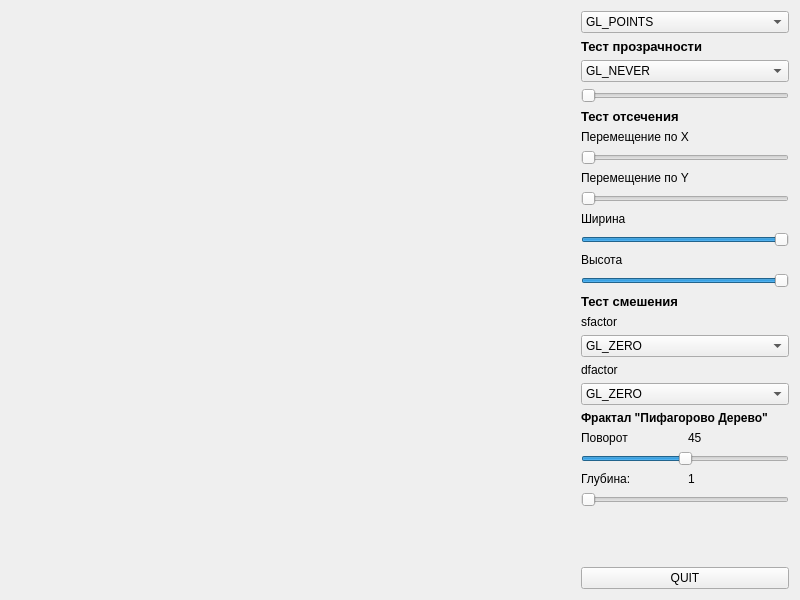
<?xml version="1.0" encoding="UTF-8"?>
<ui version="4.0">
 <class>MainWindow</class>
 <widget class="QMainWindow" name="MainWindow">
  <property name="windowModality">
   <enum>Qt::ApplicationModal</enum>
  </property>
  <property name="geometry">
   <rect>
    <x>0</x>
    <y>0</y>
    <width>800</width>
    <height>600</height>
   </rect>
  </property>
  <property name="windowTitle">
   <string>MainWindow</string>
  </property>
  <property name="styleSheet">
   <string notr="true"/>
  </property>
  <widget class="QWidget" name="centralWidget">
   <layout class="QHBoxLayout" name="horizontalLayout">
    <item>
     <widget class="GLWidget" name="widget" native="true">
      <property name="sizePolicy">
       <sizepolicy hsizetype="Expanding" vsizetype="Expanding">
        <horstretch>0</horstretch>
        <verstretch>0</verstretch>
       </sizepolicy>
      </property>
     </widget>
    </item>
    <item>
     <layout class="QVBoxLayout" name="verticalLayout">
      <item>
       <widget class="QComboBox" name="primitives">
        <property name="sizePolicy">
         <sizepolicy hsizetype="Preferred" vsizetype="Fixed">
          <horstretch>0</horstretch>
          <verstretch>0</verstretch>
         </sizepolicy>
        </property>
        <property name="styleSheet">
         <string notr="true"/>
        </property>
        <property name="currentText">
         <string>GL_POINTS</string>
        </property>
        <item>
         <property name="text">
          <string>GL_POINTS</string>
         </property>
        </item>
        <item>
         <property name="text">
          <string>GL_LINES</string>
         </property>
        </item>
        <item>
         <property name="text">
          <string>GL_LINE_STRIP</string>
         </property>
        </item>
        <item>
         <property name="text">
          <string>GL_LINE_LOOP</string>
         </property>
        </item>
        <item>
         <property name="text">
          <string>GL_TRIANGLES</string>
         </property>
        </item>
        <item>
         <property name="text">
          <string>GL_TRIANGLE_STRIP</string>
         </property>
        </item>
        <item>
         <property name="text">
          <string>GL_TRIANGLE_FAN</string>
         </property>
        </item>
        <item>
         <property name="text">
          <string>GL_QUADS</string>
         </property>
        </item>
        <item>
         <property name="text">
          <string>GL_QUAD_STRIP</string>
         </property>
        </item>
        <item>
         <property name="text">
          <string>GL_POLYGON</string>
         </property>
        </item>
        <item>
         <property name="text">
          <string>FRACTAL</string>
         </property>
        </item>
       </widget>
      </item>
      <item>
       <widget class="QLabel" name="label">
        <property name="font">
         <font>
          <pointsize>10</pointsize>
          <weight>75</weight>
          <bold>true</bold>
         </font>
        </property>
        <property name="text">
         <string>Тест прозрачности</string>
        </property>
       </widget>
      </item>
      <item>
       <widget class="QComboBox" name="alphaBox">
        <item>
         <property name="text">
          <string>GL_NEVER</string>
         </property>
        </item>
        <item>
         <property name="text">
          <string>GL_LESS</string>
         </property>
        </item>
        <item>
         <property name="text">
          <string>GL_EQUAL</string>
         </property>
        </item>
        <item>
         <property name="text">
          <string>GL_LEQUAL</string>
         </property>
        </item>
        <item>
         <property name="text">
          <string>GL_GREATER</string>
         </property>
        </item>
        <item>
         <property name="text">
          <string>GL_NOTEQUAL</string>
         </property>
        </item>
        <item>
         <property name="text">
          <string>GL_GEQUAL</string>
         </property>
        </item>
        <item>
         <property name="text">
          <string>GL_ALWAYS</string>
         </property>
        </item>
       </widget>
      </item>
      <item>
       <widget class="QSlider" name="refSlider">
        <property name="enabled">
         <bool>true</bool>
        </property>
        <property name="sizePolicy">
         <sizepolicy hsizetype="Preferred" vsizetype="Fixed">
          <horstretch>0</horstretch>
          <verstretch>0</verstretch>
         </sizepolicy>
        </property>
        <property name="baseSize">
         <size>
          <width>0</width>
          <height>0</height>
         </size>
        </property>
        <property name="minimum">
         <number>0</number>
        </property>
        <property name="maximum">
         <number>99</number>
        </property>
        <property name="orientation">
         <enum>Qt::Horizontal</enum>
        </property>
       </widget>
      </item>
      <item>
       <widget class="QLabel" name="label_2">
        <property name="font">
         <font>
          <pointsize>10</pointsize>
          <weight>75</weight>
          <bold>true</bold>
         </font>
        </property>
        <property name="layoutDirection">
         <enum>Qt::LeftToRight</enum>
        </property>
        <property name="text">
         <string>Тест отсечения</string>
        </property>
       </widget>
      </item>
      <item>
       <widget class="QLabel" name="label_3">
        <property name="text">
         <string>Перемещение по X</string>
        </property>
       </widget>
      </item>
      <item>
       <widget class="QSlider" name="horMove">
        <property name="sizePolicy">
         <sizepolicy hsizetype="Preferred" vsizetype="Fixed">
          <horstretch>0</horstretch>
          <verstretch>0</verstretch>
         </sizepolicy>
        </property>
        <property name="orientation">
         <enum>Qt::Horizontal</enum>
        </property>
       </widget>
      </item>
      <item>
       <widget class="QLabel" name="label_4">
        <property name="text">
         <string>Перемещение по Y</string>
        </property>
       </widget>
      </item>
      <item>
       <widget class="QSlider" name="verMove">
        <property name="sizePolicy">
         <sizepolicy hsizetype="Preferred" vsizetype="Fixed">
          <horstretch>0</horstretch>
          <verstretch>0</verstretch>
         </sizepolicy>
        </property>
        <property name="orientation">
         <enum>Qt::Horizontal</enum>
        </property>
       </widget>
      </item>
      <item>
       <widget class="QLabel" name="label_5">
        <property name="text">
         <string>Ширина</string>
        </property>
       </widget>
      </item>
      <item>
       <widget class="QSlider" name="wSlider">
        <property name="sizePolicy">
         <sizepolicy hsizetype="Preferred" vsizetype="Fixed">
          <horstretch>0</horstretch>
          <verstretch>0</verstretch>
         </sizepolicy>
        </property>
        <property name="baseSize">
         <size>
          <width>0</width>
          <height>0</height>
         </size>
        </property>
        <property name="value">
         <number>99</number>
        </property>
        <property name="orientation">
         <enum>Qt::Horizontal</enum>
        </property>
       </widget>
      </item>
      <item>
       <widget class="QLabel" name="label_6">
        <property name="text">
         <string>Высота</string>
        </property>
       </widget>
      </item>
      <item>
       <widget class="QSlider" name="hSlider">
        <property name="sizePolicy">
         <sizepolicy hsizetype="Preferred" vsizetype="Fixed">
          <horstretch>0</horstretch>
          <verstretch>0</verstretch>
         </sizepolicy>
        </property>
        <property name="value">
         <number>99</number>
        </property>
        <property name="orientation">
         <enum>Qt::Horizontal</enum>
        </property>
       </widget>
      </item>
      <item>
       <widget class="QLabel" name="label_7">
        <property name="font">
         <font>
          <pointsize>10</pointsize>
          <weight>75</weight>
          <bold>true</bold>
         </font>
        </property>
        <property name="text">
         <string>Тест смешения</string>
        </property>
       </widget>
      </item>
      <item>
       <widget class="QLabel" name="label_8">
        <property name="text">
         <string>sfactor</string>
        </property>
       </widget>
      </item>
      <item>
       <widget class="QComboBox" name="sFactor">
        <item>
         <property name="text">
          <string>GL_ZERO</string>
         </property>
        </item>
        <item>
         <property name="text">
          <string>GL_ONE</string>
         </property>
        </item>
        <item>
         <property name="text">
          <string>GL_DST_COLOR</string>
         </property>
        </item>
        <item>
         <property name="text">
          <string>GL_ONE_MINUS_DST_COLOR</string>
         </property>
        </item>
        <item>
         <property name="text">
          <string>GL_SRC_ALPHA</string>
         </property>
        </item>
        <item>
         <property name="text">
          <string>GL_ONE_MINUS_SRC_ALPHA</string>
         </property>
        </item>
        <item>
         <property name="text">
          <string>GL_DST_ALPHA</string>
         </property>
        </item>
        <item>
         <property name="text">
          <string>GL_ONE_MINUS_DST_ALPHA</string>
         </property>
        </item>
        <item>
         <property name="text">
          <string>GL_SRC_ALPHA_SATURATE</string>
         </property>
        </item>
       </widget>
      </item>
      <item>
       <widget class="QLabel" name="label_9">
        <property name="text">
         <string>dfactor</string>
        </property>
       </widget>
      </item>
      <item>
       <widget class="QComboBox" name="dFactor">
        <item>
         <property name="text">
          <string>GL_ZERO</string>
         </property>
        </item>
        <item>
         <property name="text">
          <string>GL_ONE</string>
         </property>
        </item>
        <item>
         <property name="text">
          <string>GL_SRC_COLOR</string>
         </property>
        </item>
        <item>
         <property name="text">
          <string>GL_ONE_MINUS_SRC_COLOR</string>
         </property>
        </item>
        <item>
         <property name="text">
          <string>GL_SRC_ALPHA</string>
         </property>
        </item>
        <item>
         <property name="text">
          <string>GL_ONE_MINUS_SRC_ALPHA</string>
         </property>
        </item>
        <item>
         <property name="text">
          <string>GL_DST_ALPHA</string>
         </property>
        </item>
        <item>
         <property name="text">
          <string>GL_ONE_MINUS_DST_ALPHA</string>
         </property>
        </item>
       </widget>
      </item>
      <item>
       <widget class="QLabel" name="label_10">
        <property name="font">
         <font>
          <weight>75</weight>
          <bold>true</bold>
         </font>
        </property>
        <property name="text">
         <string>Фрактал &quot;Пифагорово Дерево&quot;</string>
        </property>
       </widget>
      </item>
      <item>
       <layout class="QHBoxLayout" name="horizontalLayout_4">
        <item>
         <widget class="QLabel" name="label_11">
          <property name="text">
           <string>Поворот</string>
          </property>
         </widget>
        </item>
        <item>
         <widget class="QLabel" name="label_12">
          <property name="text">
           <string>45</string>
          </property>
         </widget>
        </item>
       </layout>
      </item>
      <item>
       <widget class="QSlider" name="angleSlider">
        <property name="sizePolicy">
         <sizepolicy hsizetype="Preferred" vsizetype="Fixed">
          <horstretch>0</horstretch>
          <verstretch>0</verstretch>
         </sizepolicy>
        </property>
        <property name="minimum">
         <number>0</number>
        </property>
        <property name="maximum">
         <number>90</number>
        </property>
        <property name="singleStep">
         <number>1</number>
        </property>
        <property name="sliderPosition">
         <number>45</number>
        </property>
        <property name="orientation">
         <enum>Qt::Horizontal</enum>
        </property>
       </widget>
      </item>
      <item>
       <layout class="QHBoxLayout" name="horizontalLayout_3">
        <item>
         <widget class="QLabel" name="label_13">
          <property name="text">
           <string>Глубина: </string>
          </property>
         </widget>
        </item>
        <item>
         <widget class="QLabel" name="depth">
          <property name="text">
           <string>1</string>
          </property>
         </widget>
        </item>
       </layout>
      </item>
      <item>
       <widget class="QSlider" name="depSlider">
        <property name="sizePolicy">
         <sizepolicy hsizetype="Preferred" vsizetype="Fixed">
          <horstretch>0</horstretch>
          <verstretch>0</verstretch>
         </sizepolicy>
        </property>
        <property name="minimum">
         <number>1</number>
        </property>
        <property name="maximum">
         <number>15</number>
        </property>
        <property name="orientation">
         <enum>Qt::Horizontal</enum>
        </property>
       </widget>
      </item>
      <item>
       <spacer name="verticalSpacer">
        <property name="orientation">
         <enum>Qt::Vertical</enum>
        </property>
        <property name="sizeHint" stdset="0">
         <size>
          <width>20</width>
          <height>40</height>
         </size>
        </property>
       </spacer>
      </item>
      <item>
       <widget class="QPushButton" name="pushButton">
        <property name="text">
         <string>QUIT</string>
        </property>
       </widget>
      </item>
     </layout>
    </item>
   </layout>
  </widget>
 </widget>
 <layoutdefault spacing="6" margin="11"/>
 <customwidgets>
  <customwidget>
   <class>GLWidget</class>
   <extends>QWidget</extends>
   <header>glwidget.h</header>
   <container>1</container>
   <slots>
    <slot>changeType(QString)</slot>
    <slot>changeShapePicture(QString)</slot>
    <slot>changeX(int)</slot>
    <slot>changeY(int)</slot>
    <slot>changeWidth(int)</slot>
    <slot>changeHeight(int)</slot>
    <slot>changeFunc(int)</slot>
    <slot>changeRef(int)</slot>
    <slot>changeSfactor(QString)</slot>
    <slot>changeDfactor(QString)</slot>
   </slots>
  </customwidget>
 </customwidgets>
 <resources/>
 <connections>
  <connection>
   <sender>pushButton</sender>
   <signal>clicked(bool)</signal>
   <receiver>MainWindow</receiver>
   <slot>close()</slot>
   <hints>
    <hint type="sourcelabel">
     <x>82</x>
     <y>678</y>
    </hint>
    <hint type="destinationlabel">
     <x>91</x>
     <y>488</y>
    </hint>
   </hints>
  </connection>
  <connection>
   <sender>primitives</sender>
   <signal>currentTextChanged(QString)</signal>
   <receiver>widget</receiver>
   <slot>changeType(QString)</slot>
   <hints>
    <hint type="sourcelabel">
     <x>137</x>
     <y>29</y>
    </hint>
    <hint type="destinationlabel">
     <x>366</x>
     <y>88</y>
    </hint>
   </hints>
  </connection>
  <connection>
   <sender>alphaBox</sender>
   <signal>currentIndexChanged(int)</signal>
   <receiver>widget</receiver>
   <slot>changeFunc(int)</slot>
   <hints>
    <hint type="sourcelabel">
     <x>725</x>
     <y>64</y>
    </hint>
    <hint type="destinationlabel">
     <x>331</x>
     <y>299</y>
    </hint>
   </hints>
  </connection>
  <connection>
   <sender>refSlider</sender>
   <signal>sliderMoved(int)</signal>
   <receiver>widget</receiver>
   <slot>changeRef(int)</slot>
   <hints>
    <hint type="sourcelabel">
     <x>725</x>
     <y>91</y>
    </hint>
    <hint type="destinationlabel">
     <x>331</x>
     <y>299</y>
    </hint>
   </hints>
  </connection>
  <connection>
   <sender>horMove</sender>
   <signal>sliderMoved(int)</signal>
   <receiver>widget</receiver>
   <slot>changeX(int)</slot>
   <hints>
    <hint type="sourcelabel">
     <x>725</x>
     <y>144</y>
    </hint>
    <hint type="destinationlabel">
     <x>331</x>
     <y>299</y>
    </hint>
   </hints>
  </connection>
  <connection>
   <sender>verMove</sender>
   <signal>sliderMoved(int)</signal>
   <receiver>widget</receiver>
   <slot>changeY(int)</slot>
   <hints>
    <hint type="sourcelabel">
     <x>725</x>
     <y>210</y>
    </hint>
    <hint type="destinationlabel">
     <x>331</x>
     <y>299</y>
    </hint>
   </hints>
  </connection>
  <connection>
   <sender>wSlider</sender>
   <signal>sliderMoved(int)</signal>
   <receiver>widget</receiver>
   <slot>changeWidth(int)</slot>
   <hints>
    <hint type="sourcelabel">
     <x>725</x>
     <y>257</y>
    </hint>
    <hint type="destinationlabel">
     <x>331</x>
     <y>299</y>
    </hint>
   </hints>
  </connection>
  <connection>
   <sender>hSlider</sender>
   <signal>sliderMoved(int)</signal>
   <receiver>widget</receiver>
   <slot>changeHeight(int)</slot>
   <hints>
    <hint type="sourcelabel">
     <x>725</x>
     <y>285</y>
    </hint>
    <hint type="destinationlabel">
     <x>331</x>
     <y>299</y>
    </hint>
   </hints>
  </connection>
  <connection>
   <sender>sFactor</sender>
   <signal>currentTextChanged(QString)</signal>
   <receiver>widget</receiver>
   <slot>changeSfactor(QString)</slot>
   <hints>
    <hint type="sourcelabel">
     <x>725</x>
     <y>331</y>
    </hint>
    <hint type="destinationlabel">
     <x>331</x>
     <y>299</y>
    </hint>
   </hints>
  </connection>
  <connection>
   <sender>dFactor</sender>
   <signal>currentTextChanged(QString)</signal>
   <receiver>widget</receiver>
   <slot>changeDfactor(QString)</slot>
   <hints>
    <hint type="sourcelabel">
     <x>725</x>
     <y>398</y>
    </hint>
    <hint type="destinationlabel">
     <x>331</x>
     <y>299</y>
    </hint>
   </hints>
  </connection>
  <connection>
   <sender>angleSlider</sender>
   <signal>sliderMoved(int)</signal>
   <receiver>widget</receiver>
   <slot>changeRef(int)</slot>
   <hints>
    <hint type="sourcelabel">
     <x>697</x>
     <y>489</y>
    </hint>
    <hint type="destinationlabel">
     <x>303</x>
     <y>299</y>
    </hint>
   </hints>
  </connection>
  <connection>
   <sender>depSlider</sender>
   <signal>sliderMoved(int)</signal>
   <receiver>widget</receiver>
   <slot>changeHeight(int)</slot>
   <hints>
    <hint type="sourcelabel">
     <x>697</x>
     <y>529</y>
    </hint>
    <hint type="destinationlabel">
     <x>303</x>
     <y>299</y>
    </hint>
   </hints>
  </connection>
  <connection>
   <sender>depSlider</sender>
   <signal>sliderMoved(int)</signal>
   <receiver>depth</receiver>
   <slot>setNum(int)</slot>
   <hints>
    <hint type="sourcelabel">
     <x>697</x>
     <y>529</y>
    </hint>
    <hint type="destinationlabel">
     <x>744</x>
     <y>507</y>
    </hint>
   </hints>
  </connection>
  <connection>
   <sender>angleSlider</sender>
   <signal>sliderMoved(int)</signal>
   <receiver>label_12</receiver>
   <slot>setNum(int)</slot>
   <hints>
    <hint type="sourcelabel">
     <x>697</x>
     <y>484</y>
    </hint>
    <hint type="destinationlabel">
     <x>744</x>
     <y>460</y>
    </hint>
   </hints>
  </connection>
 </connections>
</ui>
